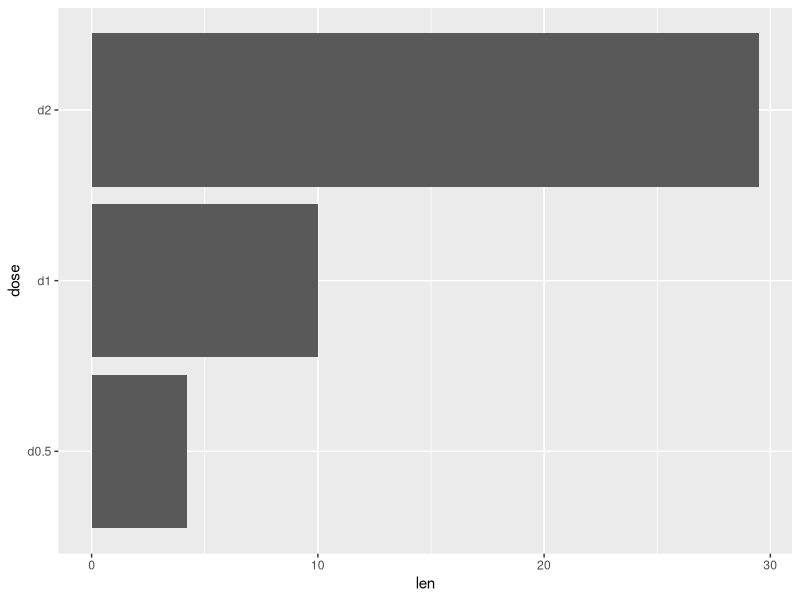
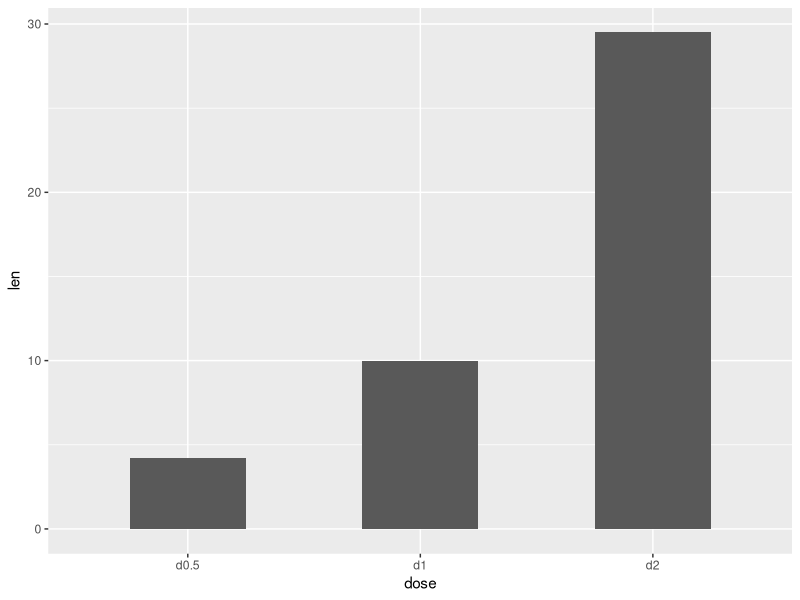
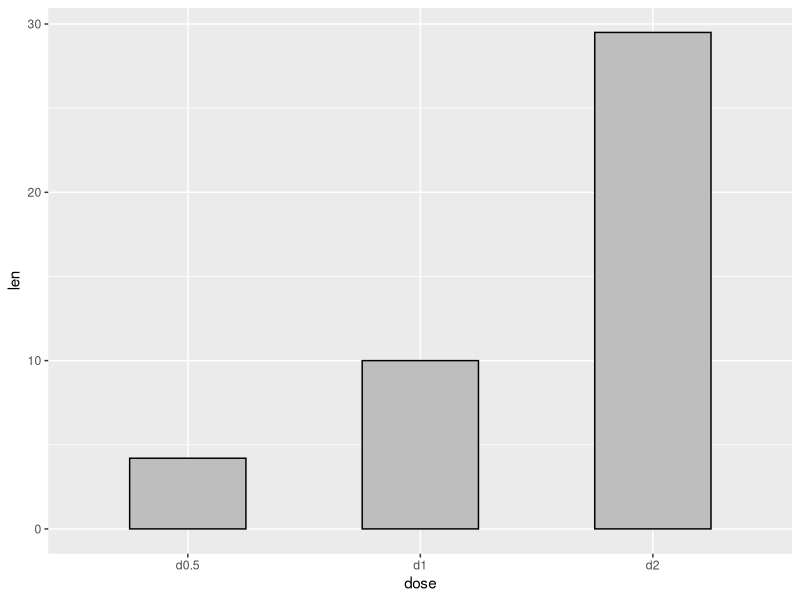
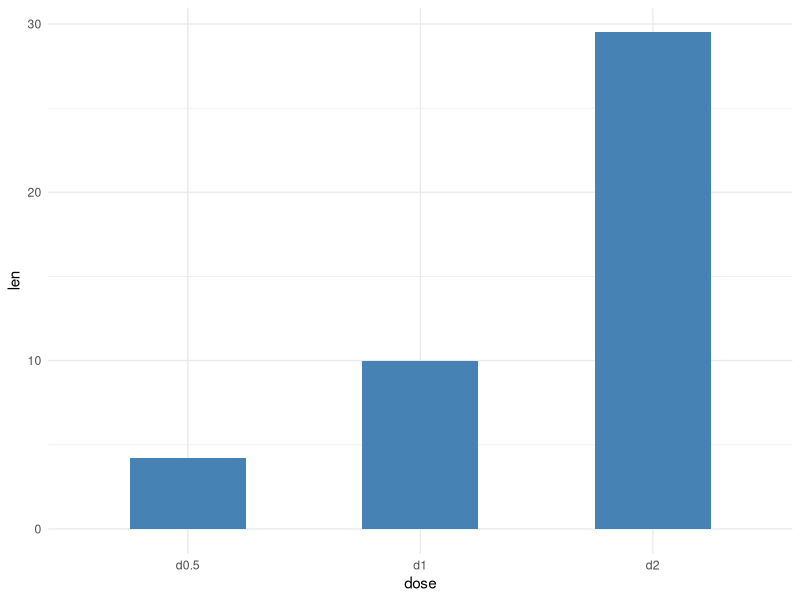
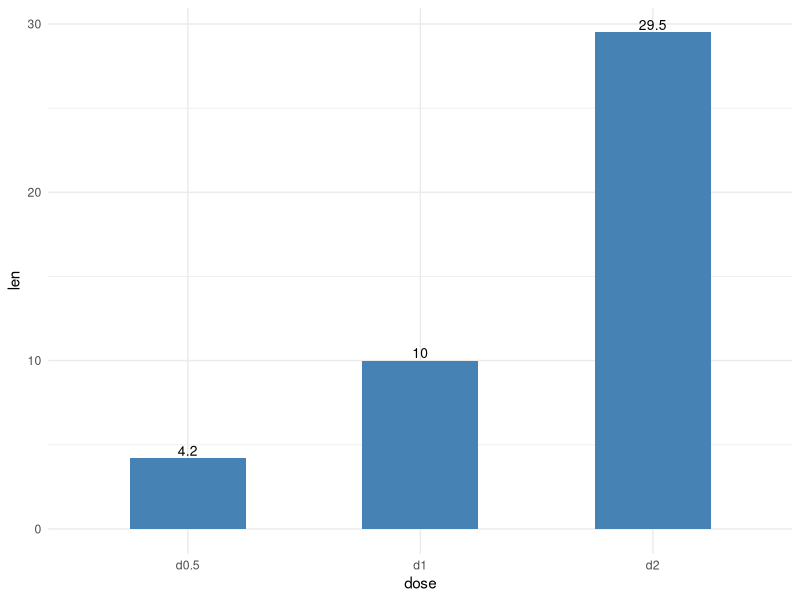
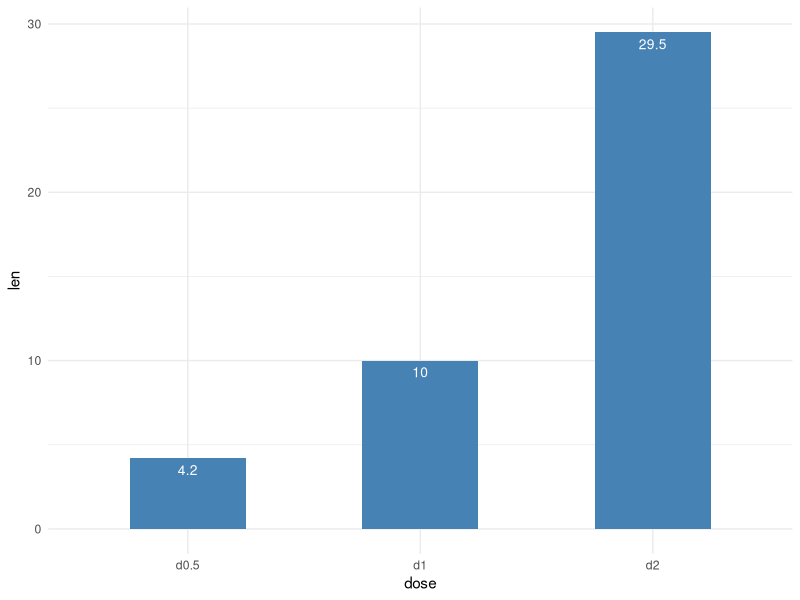
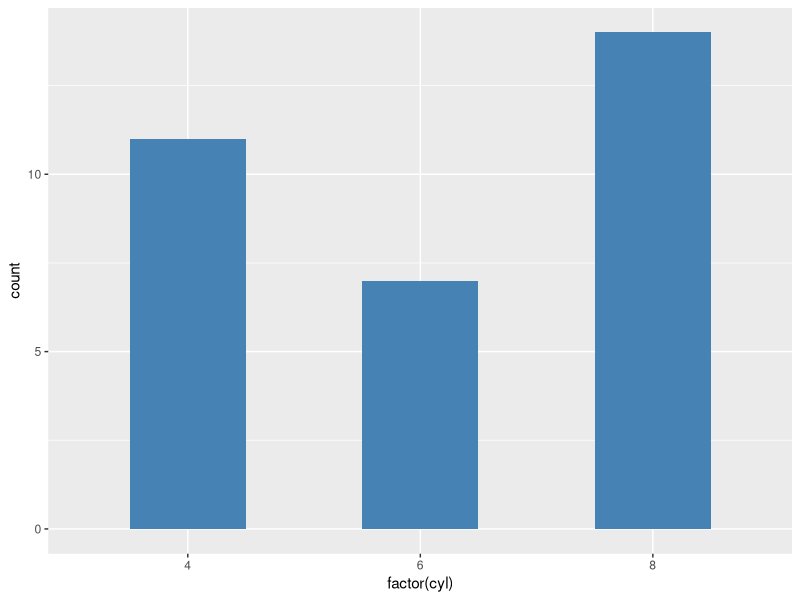

Write R code to recreate these figures, in order.
# inputting a data set manually
dataset = data.frame(dose = 
                       c("d0.5", 'd1', 'd2'), 
                     len = c(4.2, 10, 29.5))
library(ggplot2)
# basic bar plot
idea = ggplot(data = dataset, aes(x = dose, y = len)) + 
  geom_bar(stat = "identity")

# horizontal bar plot
idea + coord_flip()

# changing the width of bars
ggplot(data = dataset, aes(x = dose, y = len)) + 
  geom_bar(stat = "identity", width = 0.5)

# changing colors
ggplot(data = dataset, aes(x = dose, y = len)) + 
  geom_bar(stat = "identity", width = 0.5, 
           color = "black", fill = "grey")

# minimal theme with blue fill color
ggplot(data = dataset, aes(x = dose, y = len)) + 
  geom_bar(stat = "identity", width = 0.5, 
           fill = "steelblue") + theme_minimal()

# bar plot with labels
# outside bars
ggplot(data = dataset, aes(x = dose, y = len)) + 
  geom_bar(stat = "identity", width = 0.5, 
           fill = "steelblue") + geom_text(aes(label = len), 
                                           vjust = -0.25, size = 3.5, color = "black") +
  theme_minimal()

# inside bars
ggplot(data = dataset, aes(x = dose, y = len)) + 
  geom_bar(stat = "identity", width = 0.5, # identity = direct value use
           fill = "steelblue") + geom_text(aes(label = len), 
                                           vjust = 1.67, size = 3.5, color = "white") +
  theme_minimal()

mycar = mtcars
# bar plot of counts
# to make a bar plot of counts, we will use mtcars dataset
ggplot(data = mycar, aes(x = factor(cyl))) + 
  geom_bar(stat = "count", width = 0.5, fill = "steelblue") # count= not the value, number of entity instead

